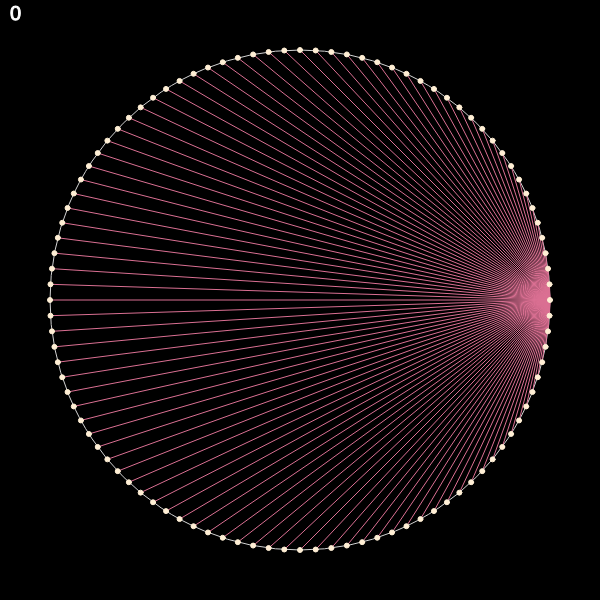
Frame 1 (no input)
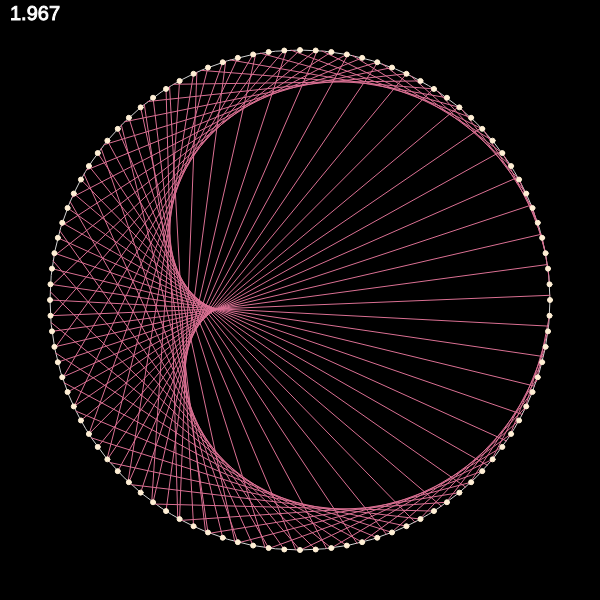
Frame 60 (no input)
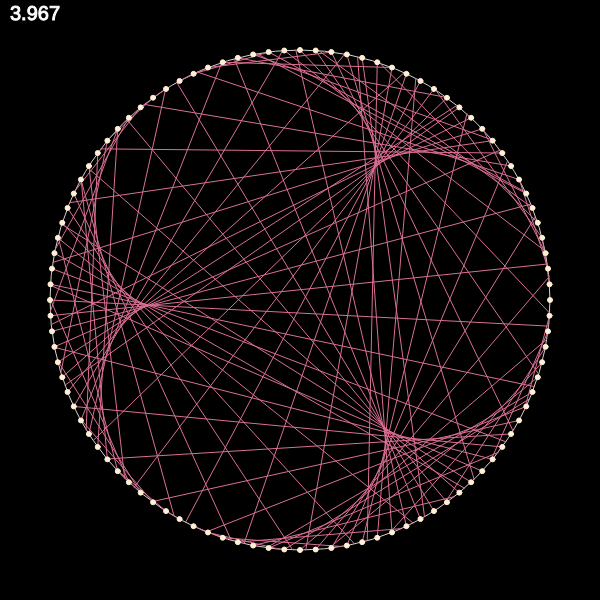
Frame 120 (the mouse pressed at the canvas centre since frame 60)

The p5.js sketch that drew these frames (run headless with seeded random() and noise() and a simulated clock; from frame 60 on, the mouse is pressed at the canvas centre):

// p5.js sketch
// ── sketch.js
/* jshint esversion: 6 */
const FPS = 30, SLOW_DOWN = 1;
const WIDTH = 600, HEIGHT = 600;
const CIRCLE_WIDTH = 500, RADIUS = CIRCLE_WIDTH / 2;
const NUM_POINTS = 100;

let multiplier = 0;

function setup() { 
  createCanvas(WIDTH, HEIGHT);
  frameRate(FPS);
}

function draw() { 
  clear();
  background('black');
  
  // Circle
  noFill();
  stroke('lightgrey');
  ellipse(width / 2, height / 2, CIRCLE_WIDTH);
  
  fill('white');
  stroke('white');
  textSize(20);
  text(Math.round(multiplier * 1000) / 1000, 10, 20);
  
  // Draw lines
  noFill();
  stroke('PaleVioletRed');
  for (let i = 0; i < NUM_POINTS; i++) {
  	const j = modProd(i, multiplier, NUM_POINTS);
    const angle1 = numToAngle(i);
    const angle2 = numToAngle(j);
    const [x1, y1] = angleToPoints(angle1);
    const [x2, y2] = angleToPoints(angle2);
    line(x1, y1, x2, y2);
  }
  
  // Draw points
  fill('PapayaWhip')
  stroke('PapayaWhip');
  for (let i = 0; i < NUM_POINTS; i++) {
  	const angle = numToAngle(i);
    const [x, y] = angleToPoints(angle);
    ellipse(x, y, 5);
  }
  
  multiplier += 1 / (SLOW_DOWN * FPS);
  multiplier = mod(multiplier, NUM_POINTS)
}

function angleToPoints(angle) {
	const x = width / 2 + RADIUS * cos(angle);
  const y = height / 2 - RADIUS * sin(angle);
  return [x, y];
}

function mod(a, b) {
	const c = a / b;
  return (c - floor(c)) * b;
}

function modProd(a, b, m) {
	return mod(a * b, m);
}

function numToAngle(num) {
	return num * TWO_PI / NUM_POINTS;
}
